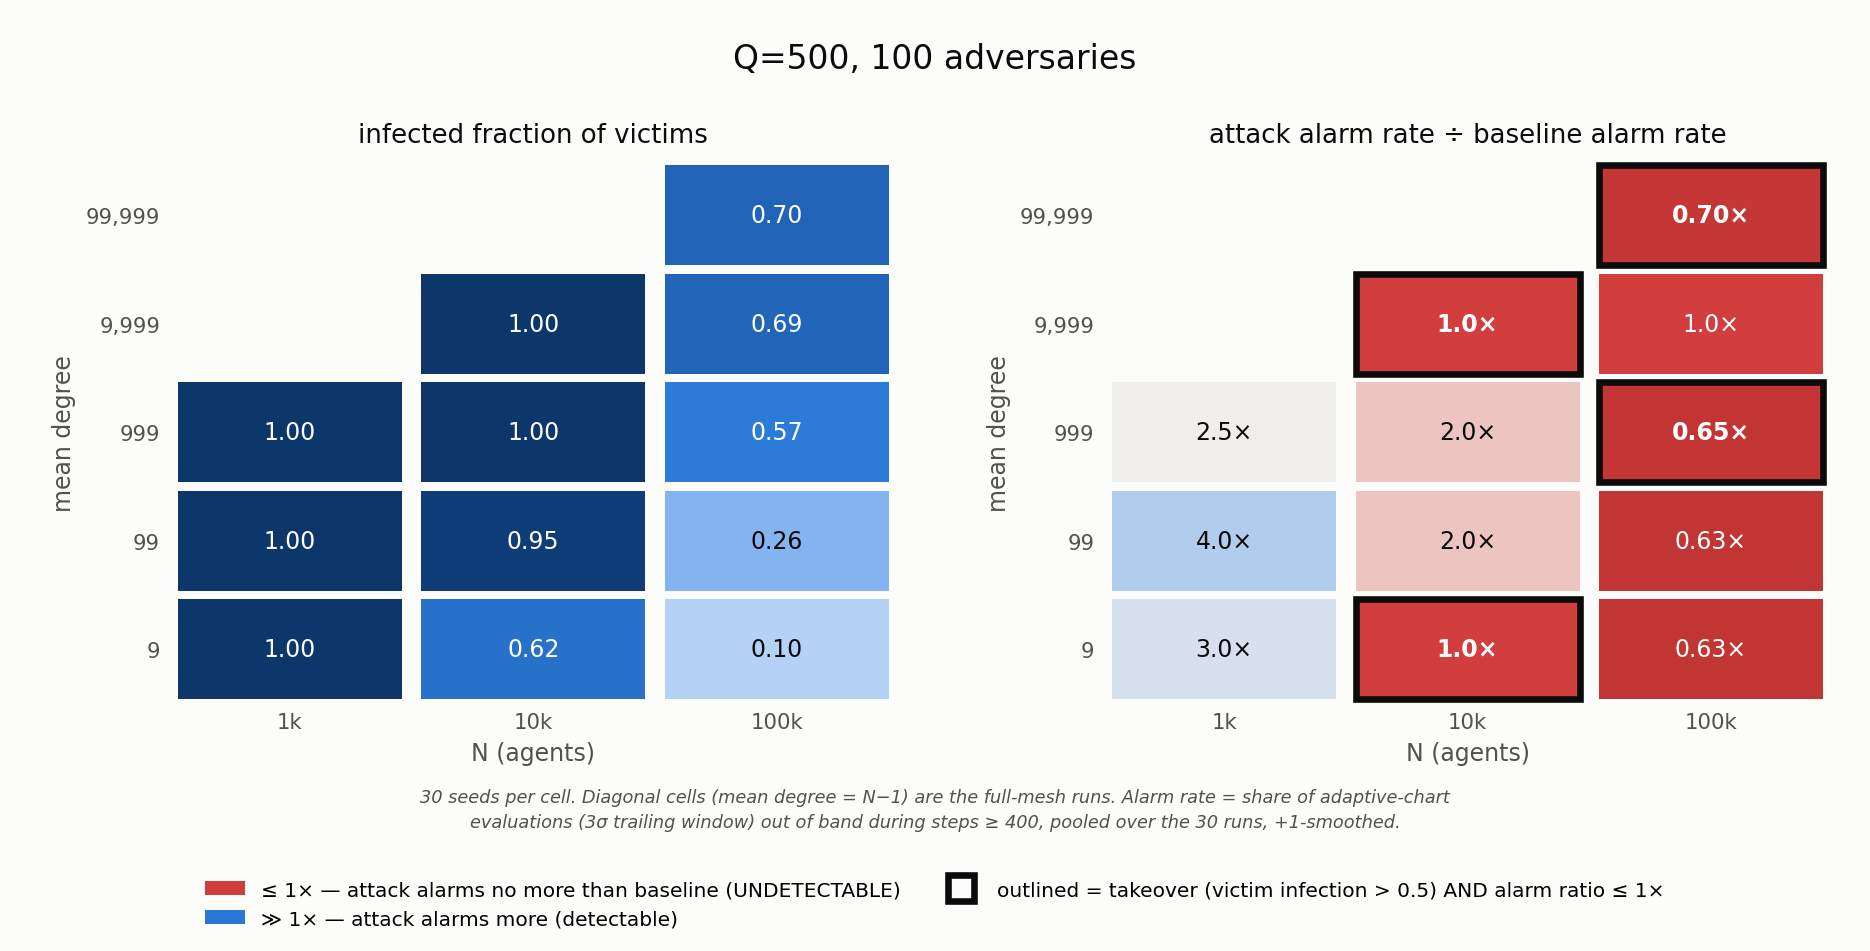

Python code for this plot:
"""Standalone presentation figure: the Q=500, 100-adversary detect_grid column.

Panels run LEFT TO RIGHT (infection, then alarm ratio) instead of stacked,
so the figure fits a slide. Data is pre-aggregated in q500_100adv_data.json
(built from the 900 r30 Volume cells via plot_grids.agg) — edit and re-run
this script freely, no Modal access needed.

Usage: python q500_100adv.py [out.png]
"""
import json, os, sys
import numpy as np
import matplotlib
matplotlib.use("Agg")
import matplotlib.pyplot as plt
from matplotlib.colors import LinearSegmentedColormap
from matplotlib.patches import Patch
from matplotlib.lines import Line2D

HERE = os.path.dirname(os.path.abspath(__file__))
DATA = os.path.join(HERE, "q500_100adv_data.json")
OUT = sys.argv[1] if len(sys.argv) > 1 else os.path.join(HERE, "q500_100adv.png")

# ---- layout knobs -----------------------------------------------------------
NS = [1000, 10000, 100000]            # x axis (no an100 data at N=100)
DEGS = [9, 99, 999, 9999, 99999]      # y axis (degree 4 trimmed, as in the 3-col figure)
FIGSIZE = (11.0, 5.6)                 # wide: two panels side by side
TITLE = "Q=500, 100 adversaries"
CELL_FONT, LABEL_FONT, TITLE_FONT = 10, 10, 12
# -----------------------------------------------------------------------------

SURFACE, INK, INK2 = "#fcfcfb", "#0b0b0b", "#52514e"
SEQ = ["#cde2fb", "#b7d3f6", "#9ec5f4", "#86b6ef", "#6da7ec", "#5598e7",
       "#3987e5", "#2a78d6", "#256abf", "#1c5cab", "#184f95", "#104281", "#0d366b"]
cmap_seq = LinearSegmentedColormap.from_list("seqblue", SEQ)
cmap_div = LinearSegmentedColormap.from_list("ratio", [
    (0.00, "#6b0f0f"), (0.50, "#d03b3b"), (0.56, "#e88a83"),
    (0.63, "#f0efec"), (0.75, "#86b6ef"), (1.00, "#104281"),
])
LOGLIM = 1.5
nfmt = {100: "100", 1000: "1k", 10000: "10k", 100000: "100k"}
dfmt = {4: "4", 9: "9", 99: "99", 999: "999", 9999: "9,999", 99999: "99,999"}


def rfmt(r):
    if r >= 10: return f"{r:.0f}×"
    if r >= 1:  return f"{r:.1f}×"
    return f"{r:.2f}×"


data = json.load(open(DATA))
cells = {(c["N"], c["degree"]): c for c in data["cells"]}
seeds = data["seeds"]

fig, (ax, ax2) = plt.subplots(1, 2, figsize=FIGSIZE, facecolor=SURFACE)
fig.subplots_adjust(left=0.09, right=0.98, top=0.83, bottom=0.26, wspace=0.28)


def rect(a, x, y, color, outline=False):
    a.add_patch(plt.Rectangle((x + 0.04, y + 0.04), 0.92, 0.92,
                              facecolor=color,
                              edgecolor=INK if outline else "none",
                              linewidth=2.8 if outline else 0))


# panel 1 (left): infected fraction of victims
for xi, N in enumerate(NS):
    for yi, dg in enumerate(DEGS):
        e = cells.get((N, dg))
        if e is None or e["inf"] is None:
            continue
        rect(ax, xi, yi, cmap_seq(e["inf"]))
        ax.text(xi + .5, yi + .5, f"{e['inf']:.2f}", ha="center", va="center",
                fontsize=CELL_FONT, color="#ffffff" if e["inf"] > .55 else INK)
ax.set_title("infected fraction of victims", fontsize=TITLE_FONT - 1, color=INK, pad=8)

# panel 2 (right): attack alarm rate / baseline alarm rate
for xi, N in enumerate(NS):
    for yi, dg in enumerate(DEGS):
        e = cells.get((N, dg))
        if e is None or e["ratio"] is None:
            continue
        t = (np.clip(np.log10(e["ratio"]), -LOGLIM, LOGLIM) + LOGLIM) / (2 * LOGLIM)
        taken = e["inf"] is not None and e["inf"] > 0.5
        blind = taken and e["ratio"] <= 1.0
        rect(ax2, xi, yi, cmap_div(t), outline=blind)
        dark = t <= .53 or t > .82
        ax2.text(xi + .5, yi + .5, rfmt(e["ratio"]), ha="center", va="center",
                 fontsize=CELL_FONT, color="#ffffff" if dark else INK,
                 fontweight="bold" if blind else "normal")
ax2.set_title("attack alarm rate ÷ baseline alarm rate",
              fontsize=TITLE_FONT - 1, color=INK, pad=8)

for a in (ax, ax2):
    a.set_facecolor(SURFACE)
    a.set_xlim(0, len(NS)); a.set_ylim(0, len(DEGS))
    a.set_xticks([i + .5 for i in range(len(NS))])
    a.set_xticklabels([nfmt[n] for n in NS], fontsize=LABEL_FONT - 1, color=INK2)
    a.set_yticks([i + .5 for i in range(len(DEGS))])
    a.set_yticklabels([dfmt[d] for d in DEGS], fontsize=LABEL_FONT - 1, color=INK2)
    a.set_xlabel("N (agents)", fontsize=LABEL_FONT, color=INK2)
    a.set_ylabel("mean degree", fontsize=LABEL_FONT, color=INK2)
    for s in a.spines.values():
        s.set_visible(False)
    a.tick_params(length=0)

legend = [Patch(facecolor="#d03b3b", label="≤ 1× — attack alarms no more than baseline (UNDETECTABLE)"),
          Patch(facecolor="#2a78d6", label="≫ 1× — attack alarms more (detectable)"),
          Line2D([0], [0], marker="s", linestyle="none", markersize=11,
                 markerfacecolor="none", markeredgecolor=INK, markeredgewidth=2.8,
                 label="outlined = takeover (victim infection > 0.5) AND alarm ratio ≤ 1×")]
fig.legend(handles=legend, loc="lower center", ncol=2, frameon=False,
           fontsize=8.5, bbox_to_anchor=(0.5, 0.005))
fig.text(0.5, 0.130,
         f"{seeds} seeds per cell. Diagonal cells (mean degree = N−1) are the full-mesh runs. Alarm rate = share of adaptive-chart\n"
         f"evaluations (3σ trailing window) out of band during steps ≥ 400, pooled over the {seeds} runs, +1-smoothed.",
         ha="center", fontsize=7.5, color=INK2, style="italic", linespacing=1.5)
fig.suptitle(TITLE, fontsize=TITLE_FONT + 2, color=INK, y=0.955)
fig.savefig(OUT, dpi=170, facecolor=SURFACE)
print(OUT)
